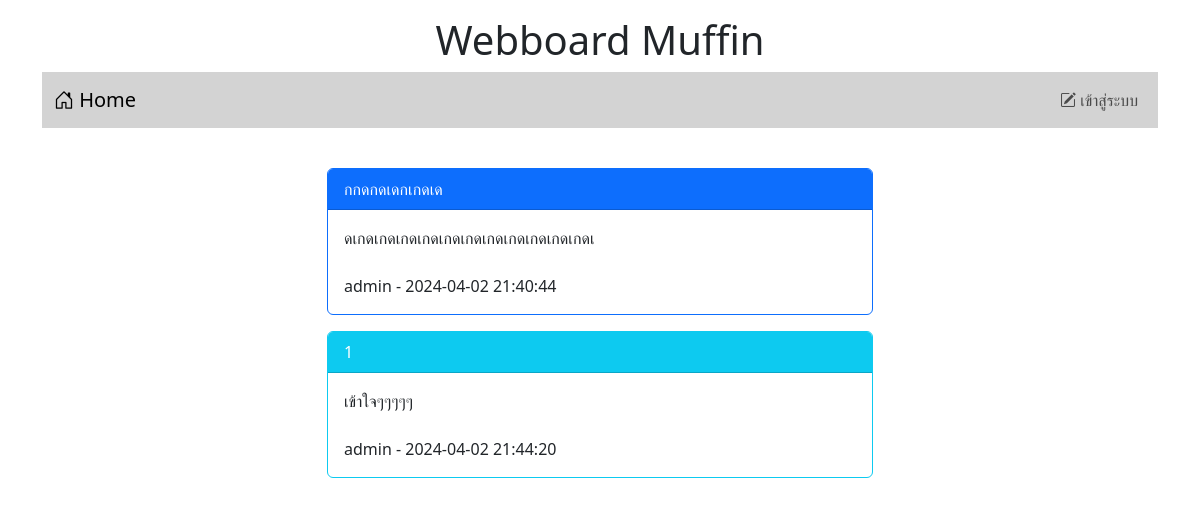
The app's page /post.php?id=4 with its own data.
### tables this page shows
CREATE TABLE `post` (
  `id` int(11) NOT NULL,
  `title` varchar(128) NOT NULL,
  `content` varchar(2048) NOT NULL,
  `post_date` datetime NOT NULL,
  `cat_id` int(11) NOT NULL,
  `user_id` int(11) NOT NULL
);

CREATE TABLE `user` (
  `id` int(11) NOT NULL,
  `login` varchar(32) NOT NULL,
  `password` varchar(64) NOT NULL,
  `name` varchar(64) NOT NULL,
  `gender` char(1) NOT NULL,
  `email` varchar(32) NOT NULL,
  `role` char(1) NOT NULL
);

CREATE TABLE `comment` (
  `id` int(11) NOT NULL,
  `content` varchar(20148) NOT NULL,
  `post_date` datetime NOT NULL,
  `user_id` int(11) NOT NULL,
  `post_id` int(11) NOT NULL
);

### post.php (the view, shortened to what this page needs)
<!DOCTYPE html>
<html lang="en">
<head>
    <link href="https://cdn.jsdelivr.net/npm/bootstrap@5.3.3/dist/css/bootstrap.min.css" rel="stylesheet">
    <link rel="stylesheet" href="https://cdn.jsdelivr.net/npm/bootstrap-icons@1.11.3/font/bootstrap-icons.min.css">
</head>
<body align = "center">
    <div class="container-lg">
        <h1 style="text-align: center;" class="mt-3">Webboard Muffin</h1>
        <?php include "nav.php"?>
        <div class="row mt-4">
            <div class="col-lg-3 col-md-2 col-sm-1"></div>
            <div class="col-lg-6 col-md-8 col-sm-10">
            <?php
                $conn = new PDO("mysql:host=localhost;dbname=webboard;charset=utf8", "root", "");
                $sql = "select post.title, post.content, post.post_date, user.login from post
                        inner join user on (post.user_id = user.id) where post.id=$_GET[id]";
                $result = $conn->query($sql);
                while($row = $result->fetch()){
                    echo "<div class= 'card border-primary mt-3'>";
                    echo "<div class= 'card-header bg-primary text-white'>$row[0]</div>";
                    echo "<div class= 'card-body'>$row[1] <br><br> $row[3] - $row[2]</div>";
                    echo "</div>";
                }
                $conn = new PDO("mysql:host=localhost;dbname=webboard;charset=utf8", "root", "");
                $sql = "select comment.content, comment.post_date, user.login from comment
                        inner join user on (comment.user_id = user.id)
                        where comment.post_id=$_GET[id]";
                $result = $conn->query($sql);
                $i = 1;
                while($row = $result->fetch()){
                    echo "<div class= 'card border-info mt-3'>";
                    echo "<div class= 'card-header bg-info text-white'> $i</div>";
                    echo "<div class= 'card-body'>$row[0] <br><br> $row[2] - $row[1]</div>";
                    echo "</div>";
                    $i += 1;
                }
            ?>
            </div>
            <div class="col-lg-3 col-md-2 col-sm-1"></div>
        </div>
    </div>
</body>
</html>

### records on screen
post: title "กกดกดเดกเกดเด", content "ดเกดเกดเกดเกดเกดเกดเกดเกดเกดเกดเกดเ", user.login "admin", post_date "2024-04-02 21:40:44"
comment: content "เข้าใจๆๆๆๆๆ", user.login "admin", post_date "2024-04-02 21:44:20"
